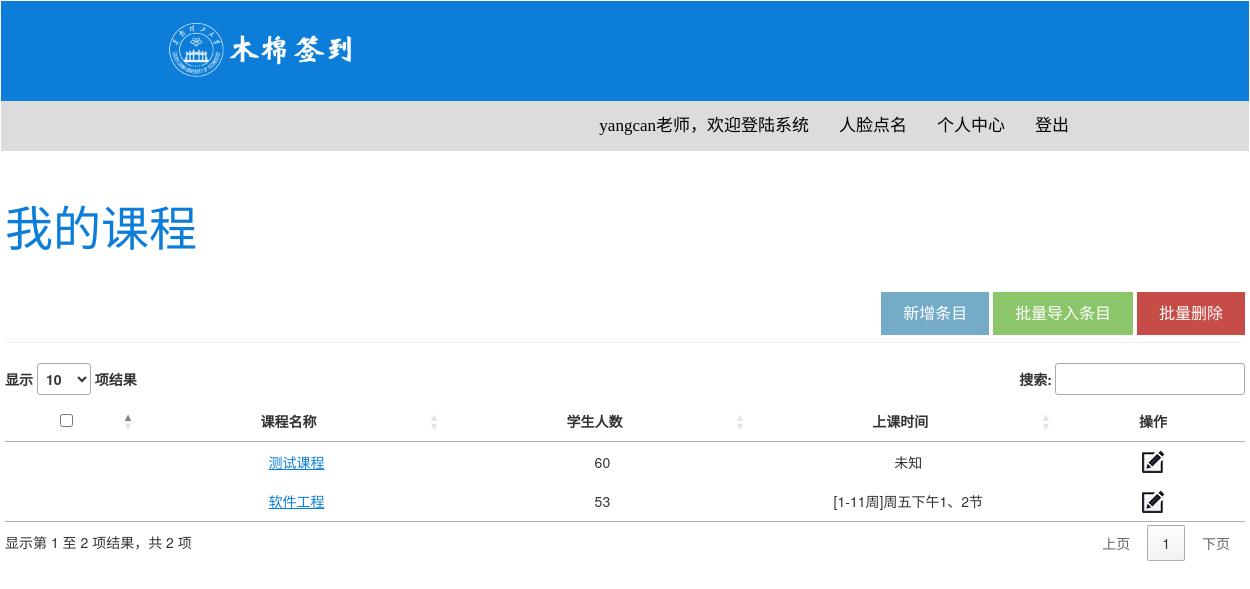
The page /manage_course/yangcan/ (signed in) on the database its author committed.
### rc_app/models.py (models this page shows, shortened)
class Course(models.Model):
    course_id = models.AutoField(primary_key=True, verbose_name="课程id")
    name = models.CharField(verbose_name="课程", max_length=30)
    teacher = models.ForeignKey(User, on_delete=models.CASCADE, verbose_name="老师")
    student_amount = models.IntegerField(verbose_name="总人数", default=0)
    course_time = models.CharField(verbose_name="上课时间", max_length=50, default="未知")
    create_time = models.DateTimeField(auto_now_add=True, verbose_name="创建时间")
    last_updated_time = models.DateTimeField(auto_now=True, verbose_name="最后更新时间")
    class Meta:
        verbose_name_plural = '课程'       # 在管理界面中表的名字
        db_table = 'Course'                # 在MySQL中表的名字
        ordering = ['last_updated_time']   # 在管理界面按照最后更新时间排序

### rc_app/views.py (the view)
# urls.py: path('manage_course/<username>/', views.manage_course, name='管理课程'),
@login_required
def manage_course(request, username: str):
    context = {'username': username}
    teacher = get_object_or_404(User, username=username)
    courses = get_courses_or_none(teacher=teacher)
    context['courses'] = courses
    return render(request, 'Class_Info.html', context=context)

### rc_app/app_helper/views_helper.py (called while the page is built)
def get_courses_or_none(teacher: User) -> list:
    courses = Course.objects.filter(teacher=teacher)
    for index, course in enumerate(courses):
        course.index = index
    return courses if courses else []

### rc_app/templates/Class_Info.html (shortened to what this page needs)
<!DOCTYPE html>
{% load static %}
<html lang="zh-hans">
<head>
    <link rel="stylesheet" type="text/css" href="{% static 'others/css/style.css' %}">
    <link rel="stylesheet" href="https://cdn.staticfile.org/twitter-bootstrap/3.3.7/css/bootstrap.min.css">
    <link rel="stylesheet" type="text/css" href="https://cdn.datatables.net/v/dt/dt-1.10.18/datatables.min.css"/>
    <link rel="stylesheet" type="text/css" href="https://cdn.datatables.net/1.10.19/css/jquery.dataTables.min.css"/>
    <link rel="stylesheet" type="text/css" href="https://cdn.datatables.net/select/1.3.0/css/select.dataTables.min.css"/>
    <link rel="stylesheet" type="text/css" src="https://cdn.datatables.net/1.10.19/css/dataTables.bootstrap.min.css"/>
</head>
<body>
<header>
    <nav class="navbar">
        <div class="col-sm-12" style="background: #0c7ed9">
            <div class="navbar-header">
                <a href="{% url 'rc_app:主页' username 0 %}"><img src="{% static 'others/images/logo.png' %}" class="logo" alt=""
                                          style="width: 240px; height: 100px;position: relative;left: 150px"></a>
            </div>
        </div>
        <div>
            <div class="col-sm-12" style="background:#dcdcdc;">
                <div class="collapse navbar-collapse" id="navbar-menu" style="position: relative; right: 150px">
                    <ul class="nav navbar-nav navbar-right" data-in="fadeIn" data-out="fadeOut">
                        <li><a style="font-family:等线; font-size: 17px; color: black">{{ username }}老师，欢迎登陆系统</a></li>
                        <li><a style="font-family:等线; font-size: 17px; color: black" href="{% url 'rc_app:主页' username 0 %}">人脸点名</a></li>
                        <li><a style="font-family:等线; font-size: 17px; color: black" href="{% url 'rc_app:管理课程' username %}">个人中心</a></li>
                        <li><a style="font-family:等线; font-size: 17px; color: black" href="{% url 'rc_app:登出' %}">登出</a></li>
                    </ul>
                </div>
            </div>
        </div>
    </nav>
</header>
<div class="mainframe-content">
    <div class="mainframe-wrap" onload="change_color()">
        <div class="headline">
            <div class="headline-text-info">
                <p>我的课程</p>
            </div>
            <div class="left_selection_list" >
                <button id="addOne" class="mybtn" style="background-color: #74abc6" onclick="createOne()">新增条目</button>
                <button id="addAll" class="mybtn" style="background-color: #8cc66a">批量导入条目</button>
                <button id="deleteAll" class="mybtn" style="background-color: #c64d47" onclick="deleteAll()">批量删除</button>
            </div>
        </div>
        <hr>
        <div class="wrap" >
            <table id="specific_info" >
                <thead>
                <tr>
                    <th style="text-align: center; width: 10%"><input type="checkbox" id="allChecked" /></th>
                    <th style="text-align: center; width: 25%">课程名称 </th>
                    <th style="text-align: center; width: 25%">学生人数</th>
                    <th style="text-align: center; width: 25%">上课时间</th>
                    <th style="text-align: center; width: 15%">操作</th>
                </tr>
                </thead>
                <tbody>
                    {% for course in courses %}
                        <tr>
                            <td></td>
                            <td><a style="color: #0c7ed9; text-decoration: underline" href = "{% url 'rc_app:管理课程中的学生' username course.course_id %}">{{ course.name }}</a></td>
                            <td>{{ course.student_amount }}</td>
                            <td>{{ course.course_time }}</td>
                            <td></td>
                        </tr>
                    {% endfor %}
                </tbody>
            </table>
        </div>
    </div>
</div>
</body>
</html>

### rc_app/static/others/css/style.css (style rules this page uses)
body { font-family: 'robotoregular'; height:100%; width:100%; overflow-x:hidden; font-size:100%; color:#1f1d22; font-size:15px; }
ol, ul { padding:0; margin:0; list-style:none; }
a, a:hover, a:focus { outline:none; text-decoration:none; color:inherit; }
p { font-size:15px; color:#676767; }
.mainframe-content { margin:40px 0; width: 100%; display: block; text-align: center; }
.mainframe-wrap { width:1240px; margin:0 auto; display: block; }
.wrap { margin:0; overflow: hidden; zoom: 1; display: block; }
.mybtn { background-color: #4CAF50; border: none; color: white; padding: 10px 22px; text-align: center; text-decoration: none; display: inline-block; font-size: 16px; }
.headline { height: 130px; }
.headline-text-info { position: relative; float: left; display:inline-block; }
.headline-text-info p { color:#0c7ed9; font-size: 48px; text-align: left; }
.left_selection_list { position: relative; float: right; margin-top: 100px; }

### rows shown on the page
Course: name "测试课程", student_amount "60", course_time "未知"
Course: name "软件工程", student_amount "53", course_time "[1-11周]周五下午1、2节"

### other values the page prints
{{ username }} "yangcan"
